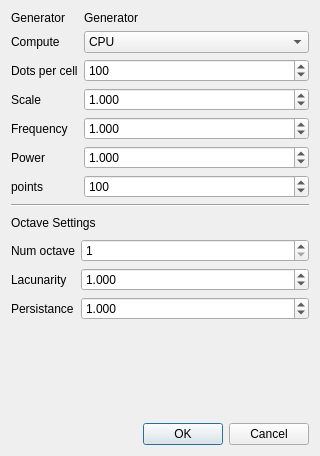
<?xml version="1.0" encoding="UTF-8"?>
<ui version="4.0">
 <class>GeneratorSettingsDialog</class>
 <widget class="QDialog" name="GeneratorSettingsDialog">
  <property name="geometry">
   <rect>
    <x>0</x>
    <y>0</y>
    <width>320</width>
    <height>456</height>
   </rect>
  </property>
  <property name="windowTitle">
   <string>Generator Settings</string>
  </property>
  <layout class="QVBoxLayout" name="verticalLayout">
   <item>
    <layout class="QFormLayout" name="formLayout">
     <item row="0" column="0">
      <widget class="QLabel" name="generatorLabel">
       <property name="text">
        <string>Generator</string>
       </property>
      </widget>
     </item>
     <item row="0" column="1">
      <widget class="QLabel" name="generatorValueLabel">
       <property name="text">
        <string>Generator</string>
       </property>
      </widget>
     </item>
     <item row="1" column="0">
      <widget class="QLabel" name="computeMethodLabel">
       <property name="text">
        <string>Compute</string>
       </property>
      </widget>
     </item>
     <item row="1" column="1">
      <widget class="QComboBox" name="computeMethodComboBox">
       <item>
        <property name="text">
         <string>CPU</string>
        </property>
       </item>
       <item>
        <property name="text">
         <string>Vulkan compute</string>
        </property>
       </item>
      </widget>
     </item>
     <item row="2" column="0">
      <widget class="QLabel" name="dotsPerCellLabel">
       <property name="text">
        <string>Dots per cell</string>
       </property>
      </widget>
     </item>
     <item row="3" column="0">
      <widget class="QLabel" name="scaleLabel">
       <property name="text">
        <string>Scale</string>
       </property>
      </widget>
     </item>
     <item row="3" column="1">
      <widget class="QDoubleSpinBox" name="scaleSpinBox">
       <property name="decimals">
        <number>3</number>
       </property>
       <property name="minimum">
        <double>-1000000.000000000000000</double>
       </property>
       <property name="maximum">
        <double>1000000.000000000000000</double>
       </property>
       <property name="singleStep">
        <double>0.100000000000000</double>
       </property>
       <property name="value">
        <double>1.000000000000000</double>
       </property>
      </widget>
     </item>
     <item row="4" column="0">
      <widget class="QLabel" name="frequencyLabel">
       <property name="text">
        <string>Frequency</string>
       </property>
      </widget>
     </item>
     <item row="4" column="1">
      <widget class="QDoubleSpinBox" name="frequencySpinBox">
       <property name="decimals">
        <number>3</number>
       </property>
       <property name="minimum">
        <double>-1000000.000000000000000</double>
       </property>
       <property name="maximum">
        <double>1000000.000000000000000</double>
       </property>
       <property name="singleStep">
        <double>0.100000000000000</double>
       </property>
       <property name="value">
        <double>1.000000000000000</double>
       </property>
      </widget>
     </item>
     <item row="5" column="0">
      <widget class="QLabel" name="powerLabel">
       <property name="text">
        <string>Power</string>
       </property>
      </widget>
     </item>
     <item row="5" column="1">
      <widget class="QDoubleSpinBox" name="powerSpinBox">
       <property name="decimals">
        <number>3</number>
       </property>
       <property name="minimum">
        <double>-1000000.000000000000000</double>
       </property>
       <property name="maximum">
        <double>1000000.000000000000000</double>
       </property>
       <property name="singleStep">
        <double>0.100000000000000</double>
       </property>
       <property name="value">
        <double>1.000000000000000</double>
       </property>
      </widget>
     </item>
     <item row="6" column="0">
      <widget class="QLabel" name="numPointsLabel">
       <property name="text">
        <string>points</string>
       </property>
      </widget>
     </item>
     <item row="2" column="1">
      <widget class="QSpinBox" name="dotsPerCellSpinBox">
       <property name="minimum">
        <number>2</number>
       </property>
       <property name="maximum">
        <number>2147483647</number>
       </property>
       <property name="value">
        <number>100</number>
       </property>
      </widget>
     </item>
     <item row="6" column="1">
      <widget class="QSpinBox" name="numPointsSpinBox">
       <property name="minimum">
        <number>2</number>
       </property>
       <property name="maximum">
        <number>2147483647</number>
       </property>
       <property name="value">
        <number>100</number>
       </property>
      </widget>
     </item>
    </layout>
   </item>
   <item>
    <widget class="QFrame" name="octaveSettingsLine">
     <property name="frameShape">
      <enum>QFrame::Shape::HLine</enum>
     </property>
     <property name="frameShadow">
      <enum>QFrame::Shadow::Sunken</enum>
     </property>
    </widget>
   </item>
   <item>
    <widget class="QLabel" name="octaveSettingsLabel">
     <property name="maximumSize">
      <size>
       <width>16777215</width>
       <height>20</height>
      </size>
     </property>
     <property name="text">
      <string>Octave Settings</string>
     </property>
    </widget>
   </item>
   <item>
    <layout class="QFormLayout" name="octaveFormLayout">
     <item row="0" column="0">
      <widget class="QLabel" name="numOctavesLabel">
       <property name="text">
        <string>Num octave</string>
       </property>
      </widget>
     </item>
     <item row="0" column="1">
      <widget class="QSpinBox" name="numOctavesSpinBox">
       <property name="minimum">
        <number>1</number>
       </property>
       <property name="maximum">
        <number>2147483647</number>
       </property>
       <property name="value">
        <number>1</number>
       </property>
      </widget>
     </item>
     <item row="1" column="0">
      <widget class="QLabel" name="lacunarityLabel">
       <property name="text">
        <string>Lacunarity</string>
       </property>
      </widget>
     </item>
     <item row="1" column="1">
      <widget class="QDoubleSpinBox" name="lacunaritySpinBox">
       <property name="decimals">
        <number>3</number>
       </property>
       <property name="minimum">
        <double>0.000000000000000</double>
       </property>
       <property name="maximum">
        <double>1000000.000000000000000</double>
       </property>
       <property name="singleStep">
        <double>0.100000000000000</double>
       </property>
       <property name="value">
        <double>1.000000000000000</double>
       </property>
      </widget>
     </item>
     <item row="2" column="0">
      <widget class="QLabel" name="persistanceLabel">
       <property name="text">
        <string>Persistance</string>
       </property>
      </widget>
     </item>
     <item row="2" column="1">
      <widget class="QDoubleSpinBox" name="persistanceSpinBox">
       <property name="decimals">
        <number>3</number>
       </property>
       <property name="minimum">
        <double>0.000000000000000</double>
       </property>
       <property name="maximum">
        <double>1000000.000000000000000</double>
       </property>
       <property name="singleStep">
        <double>0.100000000000000</double>
       </property>
       <property name="value">
        <double>1.000000000000000</double>
       </property>
      </widget>
     </item>
    </layout>
   </item>
   <item>
    <widget class="QDialogButtonBox" name="buttonBox">
     <property name="orientation">
      <enum>Qt::Orientation::Horizontal</enum>
     </property>
     <property name="standardButtons">
      <set>QDialogButtonBox::StandardButton::Cancel|QDialogButtonBox::StandardButton::Ok</set>
     </property>
    </widget>
   </item>
  </layout>
 </widget>
 <resources/>
 <connections/>
</ui>
